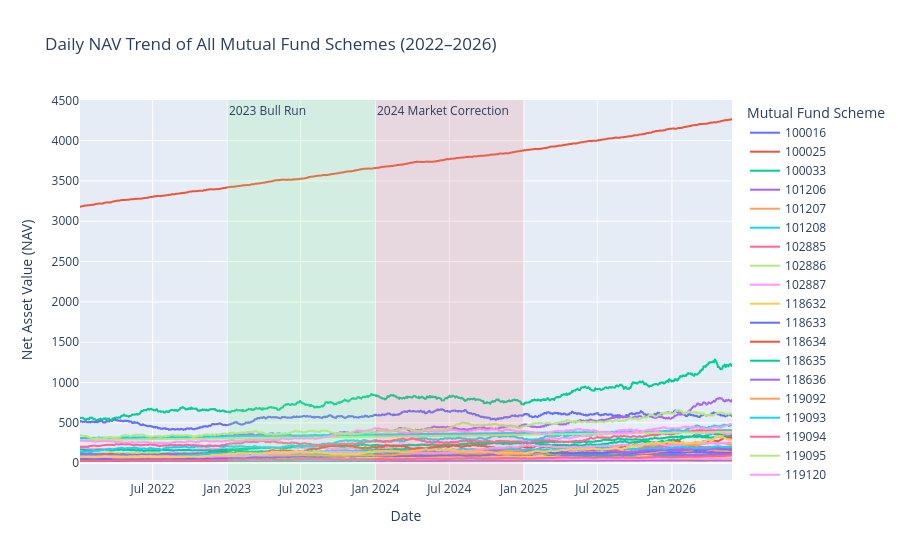

This figure's notebook cell:
### Code cell
fig = px.line(
    nav_df,
    x="date",
    y="nav",
    color="amfi_code",
    title="Daily NAV Trend of All Mutual Fund Schemes (2022–2026)",
    labels={
        "date": "Date",
        "nav": "Net Asset Value (NAV)",
        "amfi_code": "Mutual Fund Scheme"
    }
)

# Highlight 2023 Bull Run
fig.add_vrect(
    x0="2023-01-01",
    x1="2023-12-31",
    fillcolor="lightgreen",
    opacity=0.2,
    line_width=0,
    annotation_text="2023 Bull Run",
    annotation_position="top left"
)

# Highlight 2024 Market Correction
fig.add_vrect(
    x0="2024-01-01",
    x1="2024-12-31",
    fillcolor="lightcoral",
    opacity=0.2,
    line_width=0,
    annotation_text="2024 Market Correction",
    annotation_position="top left"
)
fig.show()

### Figure 1 — Plotly figure (JSON) as saved in the notebook; plotly's stock layout.template omitted (floating-point values rounded to 4 significant figures; data arrays with more than 128 entries replaced by an {"elided": "..."} marker saying what was removed)
{"data": [{"hovertemplate": "Mutual Fund Scheme=100016<br>Date=%{x}<br>Net Asset Value (NAV)=%{y}<extra></extra>", "legendgroup": "100016", "line": {"color": "#636efa", "dash": "solid"}, "marker": {"symbol": "circle"}, "mode": "lines", "name": "100016", "showlegend": true, "type": "scattergl", "x": {"elided": "1150 str values"}, "xaxis": "x", "y": {"elided": "1150 float values"}, "yaxis": "y"}, {"hovertemplate": "Mutual Fund Scheme=100025<br>Date=%{x}<br>Net Asset Value (NAV)=%{y}<extra></extra>", "legendgroup": "100025", "line": {"color": "#EF553B", "dash": "solid"}, "marker": {"symbol": "circle"}, "mode": "lines", "name": "100025", "showlegend": true, "type": "scattergl", "x": {"elided": "1150 str values"}, "xaxis": "x", "y": {"elided": "1150 float values"}, "yaxis": "y"}, {"hovertemplate": "Mutual Fund Scheme=100033<br>Date=%{x}<br>Net Asset Value (NAV)=%{y}<extra></extra>", "legendgroup": "100033", "line": {"color": "#00cc96", "dash": "solid"}, "marker": {"symbol": "circle"}, "mode": "lines", "name": "100033", "showlegend": true, "type": "scattergl", "x": {"elided": "1150 str values"}, "xaxis": "x", "y": {"elided": "1150 float values"}, "yaxis": "y"}, {"hovertemplate": "Mutual Fund Scheme=101206<br>Date=%{x}<br>Net Asset Value (NAV)=%{y}<extra></extra>", "legendgroup": "101206", "line": {"color": "#ab63fa", "dash": "solid"}, "marker": {"symbol": "circle"}, "mode": "lines", "name": "101206", "showlegend": true, "type": "scattergl", "x": {"elided": "1150 str values"}, "xaxis": "x", "y": {"elided": "1150 float values"}, "yaxis": "y"}, {"hovertemplate": "Mutual Fund Scheme=101207<br>Date=%{x}<br>Net Asset Value (NAV)=%{y}<extra></extra>", "legendgroup": "101207", "line": {"color": "#FFA15A", "dash": "solid"}, "marker": {"symbol": "circle"}, "mode": "lines", "name": "101207", "showlegend": true, "type": "scattergl", "x": {"elided": "1150 str values"}, "xaxis": "x", "y": {"elided": "1150 float values"}, "yaxis": "y"}, {"hovertemplate": "Mutual Fund Scheme=101208<br>Date=%{x}<br>Net Asset Value (NAV)=%{y}<extra></extra>", "legendgroup": "101208", "line": {"color": "#19d3f3", "dash": "solid"}, "marker": {"symbol": "circle"}, "mode": "lines", "name": "101208", "showlegend": true, "type": "scattergl", "x": {"elided": "1150 str values"}, "xaxis": "x", "y": {"elided": "1150 float values"}, "yaxis": "y"}, {"hovertemplate": "Mutual Fund Scheme=102885<br>Date=%{x}<br>Net Asset Value (NAV)=%{y}<extra></extra>", "legendgroup": "102885", "line": {"color": "#FF6692", "dash": "solid"}, "marker": {"symbol": "circle"}, "mode": "lines", "name": "102885", "showlegend": true, "type": "scattergl", "x": {"elided": "1150 str values"}, "xaxis": "x", "y": {"elided": "1150 float values"}, "yaxis": "y"}, {"hovertemplate": "Mutual Fund Scheme=102886<br>Date=%{x}<br>Net Asset Value (NAV)=%{y}<extra></extra>", "legendgroup": "102886", "line": {"color": "#B6E880", "dash": "solid"}, "marker": {"symbol": "circle"}, "mode": "lines", "name": "102886", "showlegend": true, "type": "scattergl", "x": {"elided": "1150 str values"}, "xaxis": "x", "y": {"elided": "1150 float values"}, "yaxis": "y"}, {"hovertemplate": "Mutual Fund Scheme=102887<br>Date=%{x}<br>Net Asset Value (NAV)=%{y}<extra></extra>", "legendgroup": "102887", "line": {"color": "#FF97FF", "dash": "solid"}, "marker": {"symbol": "circle"}, "mode": "lines", "name": "102887", "showlegend": true, "type": "scattergl", "x": {"elided": "1150 str values"}, "xaxis": "x", "y": {"elided": "1150 float values"}, "yaxis": "y"}, {"hovertemplate": "Mutual Fund Scheme=118632<br>Date=%{x}<br>Net Asset Value (NAV)=%{y}<extra></extra>", "legendgroup": "118632", "line": {"color": "#FECB52", "dash": "solid"}, "marker": {"symbol": "circle"}, "mode": "lines", "name": "118632", "showlegend": true, "type": "scattergl", "x": {"elided": "1150 str values"}, "xaxis": "x", "y": {"elided": "1150 float values"}, "yaxis": "y"}, {"hovertemplate": "Mutual Fund Scheme=118633<br>Date=%{x}<br>Net Asset Value (NAV)=%{y}<extra></extra>", "legendgroup": "118633", "line": {"color": "#636efa", "dash": "solid"}, "marker": {"symbol": "circle"}, "mode": "lines", "name": "118633", "showlegend": true, "type": "scattergl", "x": {"elided": "1150 str values"}, "xaxis": "x", "y": {"elided": "1150 float values"}, "yaxis": "y"}, {"hovertemplate": "Mutual Fund Scheme=118634<br>Date=%{x}<br>Net Asset Value (NAV)=%{y}<extra></extra>", "legendgroup": "118634", "line": {"color": "#EF553B", "dash": "solid"}, "marker": {"symbol": "circle"}, "mode": "lines", "name": "118634", "showlegend": true, "type": "scattergl", "x": {"elided": "1150 str values"}, "xaxis": "x", "y": {"elided": "1150 float values"}, "yaxis": "y"}, {"hovertemplate": "Mutual Fund Scheme=118635<br>Date=%{x}<br>Net Asset Value (NAV)=%{y}<extra></extra>", "legendgroup": "118635", "line": {"color": "#00cc96", "dash": "solid"}, "marker": {"symbol": "circle"}, "mode": "lines", "name": "118635", "showlegend": true, "type": "scattergl", "x": {"elided": "1150 str values"}, "xaxis": "x", "y": {"elided": "1150 float values"}, "yaxis": "y"}, {"hovertemplate": "Mutual Fund Scheme=118636<br>Date=%{x}<br>Net Asset Value (NAV)=%{y}<extra></extra>", "legendgroup": "118636", "line": {"color": "#ab63fa", "dash": "solid"}, "marker": {"symbol": "circle"}, "mode": "lines", "name": "118636", "showlegend": true, "type": "scattergl", "x": {"elided": "1150 str values"}, "xaxis": "x", "y": {"elided": "1150 float values"}, "yaxis": "y"}, {"hovertemplate": "Mutual Fund Scheme=119092<br>Date=%{x}<br>Net Asset Value (NAV)=%{y}<extra></extra>", "legendgroup": "119092", "line": {"color": "#FFA15A", "dash": "solid"}, "marker": {"symbol": "circle"}, "mode": "lines", "name": "119092", "showlegend": true, "type": "scattergl", "x": {"elided": "1150 str values"}, "xaxis": "x", "y": {"elided": "1150 float values"}, "yaxis": "y"}, {"hovertemplate": "Mutual Fund Scheme=119093<br>Date=%{x}<br>Net Asset Value (NAV)=%{y}<extra></extra>", "legendgroup": "119093", "line": {"color": "#19d3f3", "dash": "solid"}, "marker": {"symbol": "circle"}, "mode": "lines", "name": "119093", "showlegend": true, "type": "scattergl", "x": {"elided": "1150 str values"}, "xaxis": "x", "y": {"elided": "1150 float values"}, "yaxis": "y"}, {"hovertemplate": "Mutual Fund Scheme=119094<br>Date=%{x}<br>Net Asset Value (NAV)=%{y}<extra></extra>", "legendgroup": "119094", "line": {"color": "#FF6692", "dash": "solid"}, "marker": {"symbol": "circle"}, "mode": "lines", "name": "119094", "showlegend": true, "type": "scattergl", "x": {"elided": "1150 str values"}, "xaxis": "x", "y": {"elided": "1150 float values"}, "yaxis": "y"}, {"hovertemplate": "Mutual Fund Scheme=119095<br>Date=%{x}<br>Net Asset Value (NAV)=%{y}<extra></extra>", "legendgroup": "119095", "line": {"color": "#B6E880", "dash": "solid"}, "marker": {"symbol": "circle"}, "mode": "lines", "name": "119095", "showlegend": true, "type": "scattergl", "x": {"elided": "1150 str values"}, "xaxis": "x", "y": {"elided": "1150 float values"}, "yaxis": "y"}, {"hovertemplate": "Mutual Fund Scheme=119120<br>Date=%{x}<br>Net Asset Value (NAV)=%{y}<extra></extra>", "legendgroup": "119120", "line": {"color": "#FF97FF", "dash": "solid"}, "marker": {"symbol": "circle"}, "mode": "lines", "name": "119120", "showlegend": true, "type": "scattergl", "x": {"elided": "1150 str values"}, "xaxis": "x", "y": {"elided": "1150 float values"}, "yaxis": "y"}, {"hovertemplate": "Mutual Fund Scheme=119551<br>Date=%{x}<br>Net Asset Value (NAV)=%{y}<extra></extra>", "legendgroup": "119551", "line": {"color": "#FECB52", "dash": "solid"}, "marker": {"symbol": "circle"}, "mode": "lines", "name": "119551", "showlegend": true, "type": "scattergl", "x": {"elided": "1150 str values"}, "xaxis": "x", "y": {"elided": "1150 float values"}, "yaxis": "y"}, {"hovertemplate": "Mutual Fund Scheme=119552<br>Date=%{x}<br>Net Asset Value (NAV)=%{y}<extra></extra>", "legendgroup": "119552", "line": {"color": "#636efa", "dash": "solid"}, "marker": {"symbol": "circle"}, "mode": "lines", "name": "119552", "showlegend": true, "type": "scattergl", "x": {"elided": "1150 str values"}, "xaxis": "x", "y": {"elided": "1150 float values"}, "yaxis": "y"}, {"hovertemplate": "Mutual Fund Scheme=119598<br>Date=%{x}<br>Net Asset Value (NAV)=%{y}<extra></extra>", "legendgroup": "119598", "line": {"color": "#EF553B", "dash": "solid"}, "marker": {"symbol": "circle"}, "mode": "lines", "name": "119598", "showlegend": true, "type": "scattergl", "x": {"elided": "1150 str values"}, "xaxis": "x", "y": {"elided": "1150 float values"}, "yaxis": "y"}, {"hovertemplate": "Mutual Fund Scheme=119599<br>Date=%{x}<br>Net Asset Value (NAV)=%{y}<extra></extra>", "legendgroup": "119599", "line": {"color": "#00cc96", "dash": "solid"}, "marker": {"symbol": "circle"}, "mode": "lines", "name": "119599", "showlegend": true, "type": "scattergl", "x": {"elided": "1150 str values"}, "xaxis": "x", "y": {"elided": "1150 float values"}, "yaxis": "y"}, {"hovertemplate": "Mutual Fund Scheme=120503<br>Date=%{x}<br>Net Asset Value (NAV)=%{y}<extra></extra>", "legendgroup": "120503", "line": {"color": "#ab63fa", "dash": "solid"}, "marker": {"symbol": "circle"}, "mode": "lines", "name": "120503", "showlegend": true, "type": "scattergl", "x": {"elided": "1150 str values"}, "xaxis": "x", "y": {"elided": "1150 float values"}, "yaxis": "y"}, {"hovertemplate": "Mutual Fund Scheme=120504<br>Date=%{x}<br>Net Asset Value (NAV)=%{y}<extra></extra>", "legendgroup": "120504", "line": {"color": "#FFA15A", "dash": "solid"}, "marker": {"symbol": "circle"}, "mode": "lines", "name": "120504", "showlegend": true, "type": "scattergl", "x": {"elided": "1150 str values"}, "xaxis": "x", "y": {"elided": "1150 float values"}, "yaxis": "y"}, {"hovertemplate": "Mutual Fund Scheme=120505<br>Date=%{x}<br>Net Asset Value (NAV)=%{y}<extra></extra>", "legendgroup": "120505", "line": {"color": "#19d3f3", "dash": "solid"}, "marker": {"symbol": "circle"}, "mode": "lines", "name": "120505", "showlegend": true, "type": "scattergl", "x": {"elided": "1150 str values"}, "xaxis": "x", "y": {"elided": "1150 float values"}, "yaxis": "y"}, {"hovertemplate": "Mutual Fund Scheme=120506<br>Date=%{x}<br>Net Asset Value (NAV)=%{y}<extra></extra>", "legendgroup": "120506", "line": {"color": "#FF6692", "dash": "solid"}, "marker": {"symbol": "circle"}, "mode": "lines", "name": "120506", "showlegend": true, "type": "scattergl", "x": {"elided": "1150 str values"}, "xaxis": "x", "y": {"elided": "1150 float values"}, "yaxis": "y"}, {"hovertemplate": "Mutual Fund Scheme=120507<br>Date=%{x}<br>Net Asset Value (NAV)=%{y}<extra></extra>", "legendgroup": "120507", "line": {"color": "#B6E880", "dash": "solid"}, "marker": {"symbol": "circle"}, "mode": "lines", "name": "120507", "showlegend": true, "type": "scattergl", "x": {"elided": "1150 str values"}, "xaxis": "x", "y": {"elided": "1150 float values"}, "yaxis": "y"}, {"hovertemplate": "Mutual Fund Scheme=120841<br>Date=%{x}<br>Net Asset Value (NAV)=%{y}<extra></extra>", "legendgroup": "120841", "line": {"color": "#FF97FF", "dash": "solid"}, "marker": {"symbol": "circle"}, "mode": "lines", "name": "120841", "showlegend": true, "type": "scattergl", "x": {"elided": "1150 str values"}, "xaxis": "x", "y": {"elided": "1150 float values"}, "yaxis": "y"}, {"hovertemplate": "Mutual Fund Scheme=120842<br>Date=%{x}<br>Net Asset Value (NAV)=%{y}<extra></extra>", "legendgroup": "120842", "line": {"color": "#FECB52", "dash": "solid"}, "marker": {"symbol": "circle"}, "mode": "lines", "name": "120842", "showlegend": true, "type": "scattergl", "x": {"elided": "1150 str values"}, "xaxis": "x", "y": {"elided": "1150 float values"}, "yaxis": "y"}, {"hovertemplate": "Mutual Fund Scheme=120843<br>Date=%{x}<br>Net Asset Value (NAV)=%{y}<extra></extra>", "legendgroup": "120843", "line": {"color": "#636efa", "dash": "solid"}, "marker": {"symbol": "circle"}, "mode": "lines", "name": "120843", "showlegend": true, "type": "scattergl", "x": {"elided": "1150 str values"}, "xaxis": "x", "y": {"elided": "1150 float values"}, "yaxis": "y"}, {"hovertemplate": "Mutual Fund Scheme=120844<br>Date=%{x}<br>Net Asset Value (NAV)=%{y}<extra></extra>", "legendgroup": "120844", "line": {"color": "#EF553B", "dash": "solid"}, "marker": {"symbol": "circle"}, "mode": "lines", "name": "120844", "showlegend": true, "type": "scattergl", "x": {"elided": "1150 str values"}, "xaxis": "x", "y": {"elided": "1150 float values"}, "yaxis": "y"}, {"hovertemplate": "Mutual Fund Scheme=125497<br>Date=%{x}<br>Net Asset Value (NAV)=%{y}<extra></extra>", "legendgroup": "125497", "line": {"color": "#00cc96", "dash": "solid"}, "marker": {"symbol": "circle"}, "mode": "lines", "name": "125497", "showlegend": true, "type": "scattergl", "x": {"elided": "1150 str values"}, "xaxis": "x", "y": {"elided": "1150 float values"}, "yaxis": "y"}, {"hovertemplate": "Mutual Fund Scheme=125498<br>Date=%{x}<br>Net Asset Value (NAV)=%{y}<extra></extra>", "legendgroup": "125498", "line": {"color": "#ab63fa", "dash": "solid"}, "marker": {"symbol": "circle"}, "mode": "lines", "name": "125498", "showlegend": true, "type": "scattergl", "x": {"elided": "1150 str values"}, "xaxis": "x", "y": {"elided": "1150 float values"}, "yaxis": "y"}, {"hovertemplate": "Mutual Fund Scheme=148567<br>Date=%{x}<br>Net Asset Value (NAV)=%{y}<extra></extra>", "legendgroup": "148567", "line": {"color": "#FFA15A", "dash": "solid"}, "marker": {"symbol": "circle"}, "mode": "lines", "name": "148567", "showlegend": true, "type": "scattergl", "x": {"elided": "1150 str values"}, "xaxis": "x", "y": {"elided": "1150 float values"}, "yaxis": "y"}, {"hovertemplate": "Mutual Fund Scheme=148568<br>Date=%{x}<br>Net Asset Value (NAV)=%{y}<extra></extra>", "legendgroup": "148568", "line": {"color": "#19d3f3", "dash": "solid"}, "marker": {"symbol": "circle"}, "mode": "lines", "name": "148568", "showlegend": true, "type": "scattergl", "x": {"elided": "1150 str values"}, "xaxis": "x", "y": {"elided": "1150 float values"}, "yaxis": "y"}, {"hovertemplate": "Mutual Fund Scheme=148569<br>Date=%{x}<br>Net Asset Value (NAV)=%{y}<extra></extra>", "legendgroup": "148569", "line": {"color": "#FF6692", "dash": "solid"}, "marker": {"symbol": "circle"}, "mode": "lines", "name": "148569", "showlegend": true, "type": "scattergl", "x": {"elided": "1150 str values"}, "xaxis": "x", "y": {"elided": "1150 float values"}, "yaxis": "y"}, {"hovertemplate": "Mutual Fund Scheme=149322<br>Date=%{x}<br>Net Asset Value (NAV)=%{y}<extra></extra>", "legendgroup": "149322", "line": {"color": "#B6E880", "dash": "solid"}, "marker": {"symbol": "circle"}, "mode": "lines", "name": "149322", "showlegend": true, "type": "scattergl", "x": {"elided": "1150 str values"}, "xaxis": "x", "y": {"elided": "1150 float values"}, "yaxis": "y"}, {"hovertemplate": "Mutual Fund Scheme=149323<br>Date=%{x}<br>Net Asset Value (NAV)=%{y}<extra></extra>", "legendgroup": "149323", "line": {"color": "#FF97FF", "dash": "solid"}, "marker": {"symbol": "circle"}, "mode": "lines", "name": "149323", "showlegend": true, "type": "scattergl", "x": {"elided": "1150 str values"}, "xaxis": "x", "y": {"elided": "1150 float values"}, "yaxis": "y"}, {"hovertemplate": "Mutual Fund Scheme=149324<br>Date=%{x}<br>Net Asset Value (NAV)=%{y}<extra></extra>", "legendgroup": "149324", "line": {"color": "#FECB52", "dash": "solid"}, "marker": {"symbol": "circle"}, "mode": "lines", "name": "149324", "showlegend": true, "type": "scattergl", "x": {"elided": "1150 str values"}, "xaxis": "x", "y": {"elided": "1150 float values"}, "yaxis": "y"}], "layout": {"annotations": [{"showarrow": false, "text": "2023 Bull Run", "x": "2023-01-01", "xanchor": "left", "xref": "x", "y": 1, "yanchor": "top", "yref": "y domain"}, {"showarrow": false, "text": "2024 Market Correction", "x": "2024-01-01", "xanchor": "left", "xref": "x", "y": 1, "yanchor": "top", "yref": "y domain"}], "legend": {"title": {"text": "Mutual Fund Scheme"}, "tracegroupgap": 0}, "shapes": [{"fillcolor": "lightgreen", "line": {"width": 0}, "opacity": 0.2, "type": "rect", "x0": "2023-01-01", "x1": "2023-12-31", "xref": "x", "y0": 0, "y1": 1, "yref": "y domain"}, {"fillcolor": "lightcoral", "line": {"width": 0}, "opacity": 0.2, "type": "rect", "x0": "2024-01-01", "x1": "2024-12-31", "xref": "x", "y0": 0, "y1": 1, "yref": "y domain"}], "title": {"text": "Daily NAV Trend of All Mutual Fund Schemes (2022–2026)"}, "xaxis": {"anchor": "y", "domain": [0, 1], "title": {"text": "Date"}}, "yaxis": {"anchor": "x", "domain": [0, 1], "title": {"text": "Net Asset Value (NAV)"}}}}
